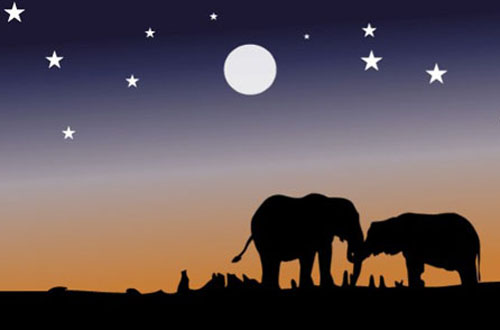
#> input picture Project Image Segmentation Using K-Means/scene.jpg, 500 x 330 px
$ jupyter execute 'Image Segmentation.ipynb'
#> lines starting #> are read from the running program, lines starting #| are printed output that depends on the picture
# Dominant Color Extraction for Image Segmentation

#### Importing Library

[cell 1]
import numpy as np
import cv2
import matplotlib.pyplot as plt

#### Loading Image

[cell 2]
image = cv2.imread("scene.jpg")
#> image is the input picture: shape (330, 500, 3); mean B, G, R 85.4, 81.1, 93.9
image = cv2.cvtColor(image,cv2.COLOR_BGR2RGB)

[cell 3]
## storing original data
original_image = image
original_shape = image.shape
#> original_shape = (330, 500, 3)
original_image, original_shape

#### Showing Image

[cell 4]
plt.imshow(image)
plt.show()

#### Flatten Image

[cell 5]
image_ = image.reshape((-1,3))
image_.shape
#> Out = (165000, 3)

#### Applying K-Means from sklearn

[cell 6]
from sklearn.cluster import KMeans

[cell 7]
## initiaisation
k = 5
itr = 300

[cell 8]
kmn = KMeans(n_clusters = k, max_iter = itr)

[cell 9]
kmn.fit(image_)

[cell 10]
labels = kmn.labels_
labels

[cell 11]
centers = kmn.cluster_centers_
centers

#### Showing Dominant Color

[cell 12]
centers_ = np.array(centers, dtype = "uint8")  ## making numpy array of unsigned 8 bit int  , color has value 0-255 only

part = 1
colors = [] ## store the color

for color in centers_:
    plt.subplot(1,k,part)
    plt.axis("off")

    part += 1
    colors.append(color)

    a = np.zeros((100,100,3), dtype = "uint8")
    a[:,:,:] = color

    plt.imshow(a)

plt.show()
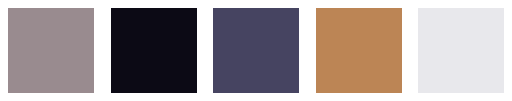
#> figure drawn by matplotlib, 5 panels

#### Showing original Image w.r.t Dominant Colors

[cell 13]
m = len(image_)
#> m = 165000

for i in range(m):
    image_[i] = colors[labels[i]]

[cell 14]
shape = image_.shape
#> shape = (165000, 3)
shape
#> Out = (165000, 3)

[cell 15]
new_img = image_.reshape((original_shape))
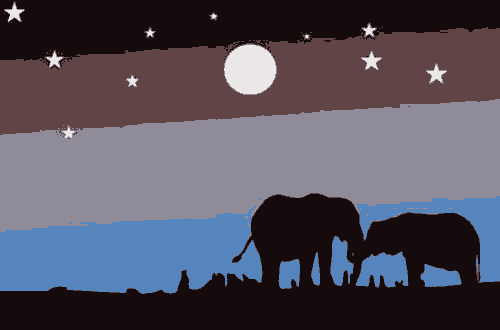
#> new_img: shape (330, 500, 3); mean of channels 0, 1, 2 93.5, 80.5, 84.7; drawn as B, G, R
plt.imshow(new_img)
plt.show()

# Showing Image without Elephant and grass

[cell 16]
m = len(image_)

without_elephant = np.zeros((shape), dtype = "uint8")
for i in range(m):
    if (image_[i].all() == colors[1].all()) or (i > m/2 and image_[i].all() == colors[3].all()):
        without_elephant[i] = colors[4]
    else:
        without_elephant[i] = image_[i]

[cell 17]
new_img = without_elephant.reshape((original_shape))
plt.imshow(new_img)
plt.show()
